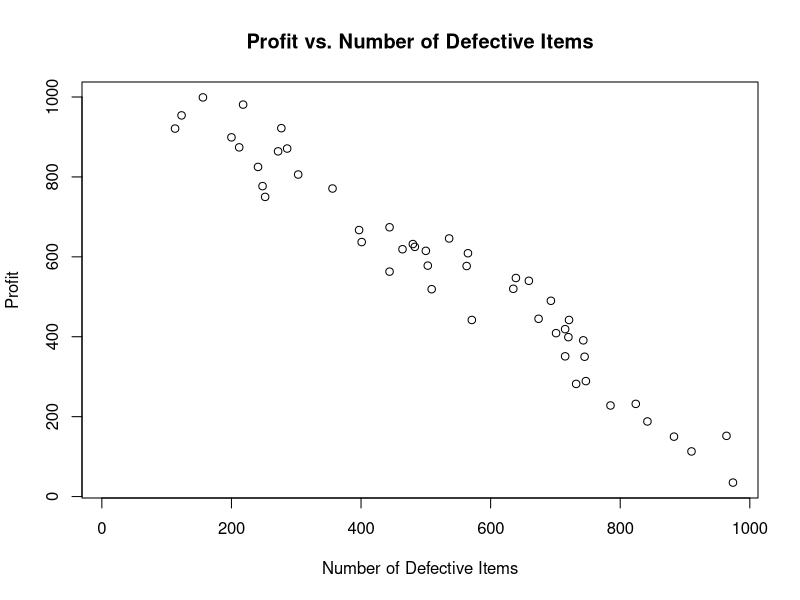
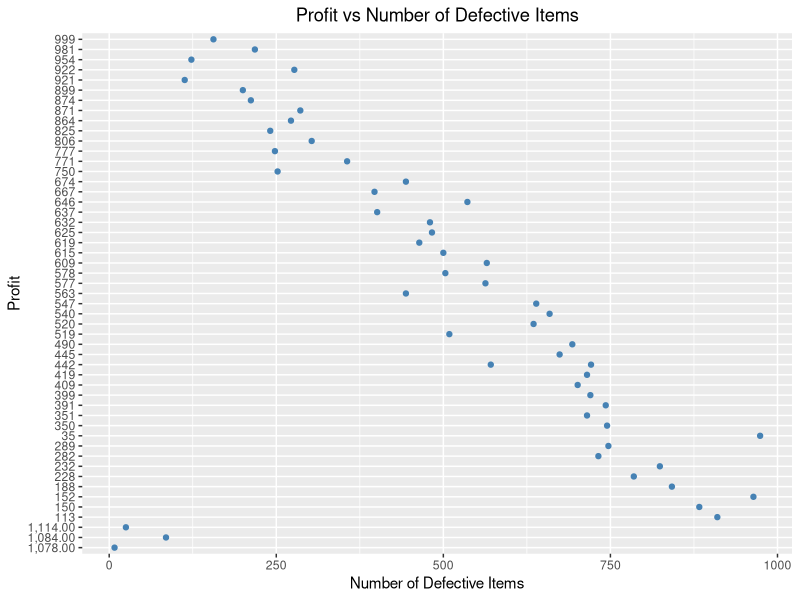

These figures' R source, in order:
# ANLY 502-51-2017 - Analytical Methods I
# Harrisburg University
# Sathya Narayanan Subbaraj
# HU Student ID - 189745

# Read Bivariate dataset
Profit.Defects <- read.csv('Workbook_Example_Bivariate_dataset.csv')

# Structure of dataset 
str(Profit.Defects)

# Column Names of dataset
colnames(Profit.Defects)

# Scatter Plot using Plot(): Profit vs. Number of Defective Items.
Profit.Defects.plot1 <- plot(x = Profit.Defects$Number.of.Defective.Items, y = Profit.Defects$Profit, type = "p", 
     main = "Profit vs. Number of Defective Items", 
     xlab = "Number of Defective Items" , 
     ylab = "Profit")

Profit.Defects.plot1


# Scatter Plot using ggplot(): Profit vs. Number of Defective Items.
library(ggplot2)
Profit.Defects.plot2 <- ggplot(data = Profit.Defects, aes(x = Profit.Defects$Number.of.Defective.Items, 
                                  y = Profit.Defects$Profit)) +
      geom_point(color = 'steelblue') +
      ggtitle("Profit vs Number of Defective Items") +
      theme(plot.title = element_text(hjust = 0.5)) +
      xlab("Number of Defective Items") +
      ylab("Profit")

Profit.Defects.plot2
        
  

